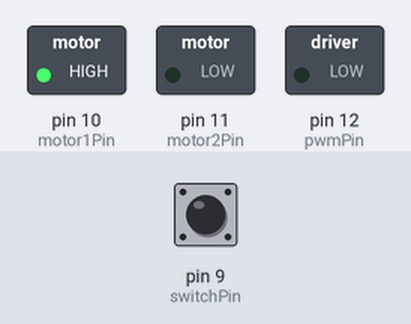
This sketch was run on a simulated Arduino Uno, built with avr-gcc and run on an emulated ATmega328P. Parts: switched loads named in the sketch (green lamp = pin HIGH). Dashed ring = blinking. Inputs (shaded band) come from the test bench; at power-on: pin 9 (switchPin) LOW.

Above: at 1.2 s.
1.3 s: pin 9 (switchPin) pulled HIGH for 1 s
At 1.55 s:
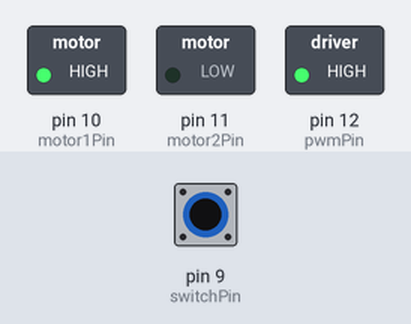
4.3 s: pin 9 (switchPin) pulled HIGH for 3.2 s
At 8.1 s:
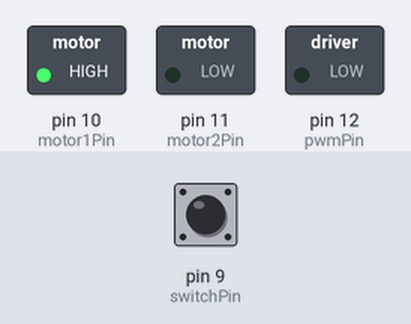
Timing chart, 0 to 9.6 s (numbered marks = the images above; inputs shaded):
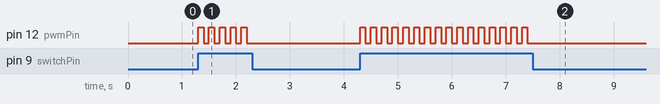

Measured:
- after the input at 1.3 s, pin 12 (pwmPin): alternates HIGH for 0.10 s and LOW for 0.10 s, 10 changes in all, then stays LOW, starting at once
- after the input at 4.3 s, pin 12 (pwmPin): alternates HIGH for 0.10 s and LOW for 0.10 s, 32 changes in all, then stays LOW, starting at once

The sketch:

edible_nft.ino
```cpp
const int switchPin = 9;    // switch input
const int motor1Pin = 10;    // Motor driver leg 1 (pin 3, AIN1)
const int motor2Pin = 11;    // Motor driver leg 2 (pin 4, AIN2)
const int pwmPin = 12;       // Motor driver PWM pin

void setup() {
    // set the switch as an input:
    pinMode(switchPin, INPUT);

    // set all the other pins you're using as outputs:
    pinMode(motor1Pin, OUTPUT);
    pinMode(motor2Pin, OUTPUT);
    pinMode(pwmPin, OUTPUT);
    digitalWrite(motor1Pin, HIGH);  // set leg 1 of the motor driver high
    analogWrite(motor2Pin, LOW);
    // set PWM enable pin high so that motor can turn on:
    digitalWrite(pwmPin, LOW);
  }

void loop() {
    // if the switch is high, motor will turn on one direction:
    if (digitalRead(switchPin) == HIGH) {

      Serial.println("high");
      if(digitalRead(pwmPin) == HIGH) {
        digitalWrite(pwmPin, LOW);
        delay(100);
      } else {
        digitalWrite(pwmPin, HIGH);
         delay(100);
      }

    }
    // if the switch is low, motor will turn in the other direction:
    else {
      Serial.println("low");
      //digitalWrite(pwmPin, LOW);
      //digitalWrite(motor1Pin, LOW);   // set leg 1 of the motor driver low
      }
  }
```
